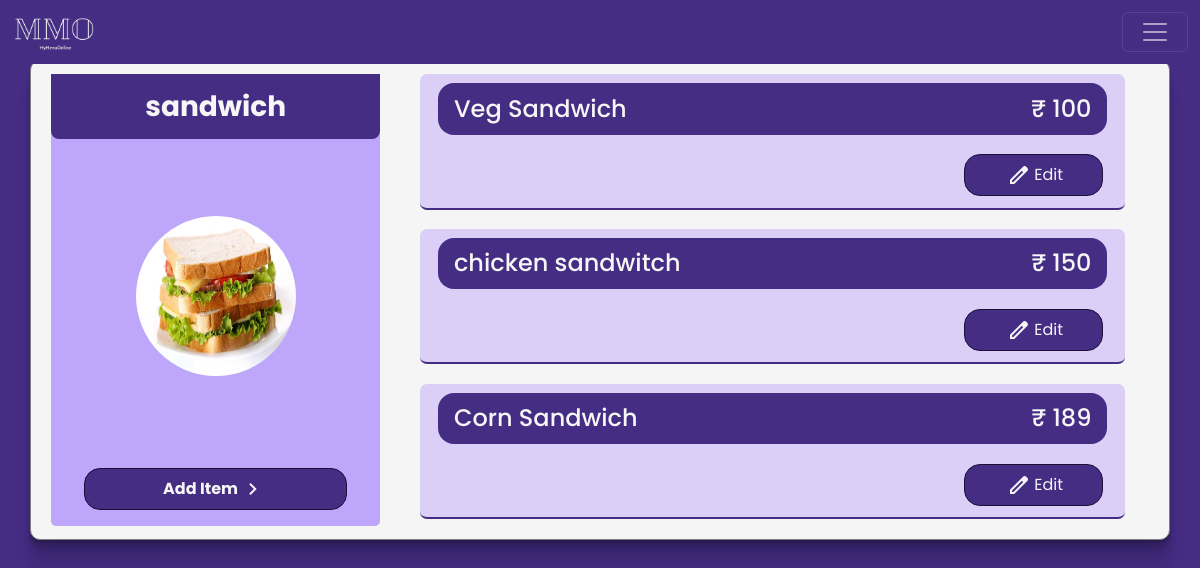
/client/items/category=6/ (signed in), run on an earlier commit of the app's database.
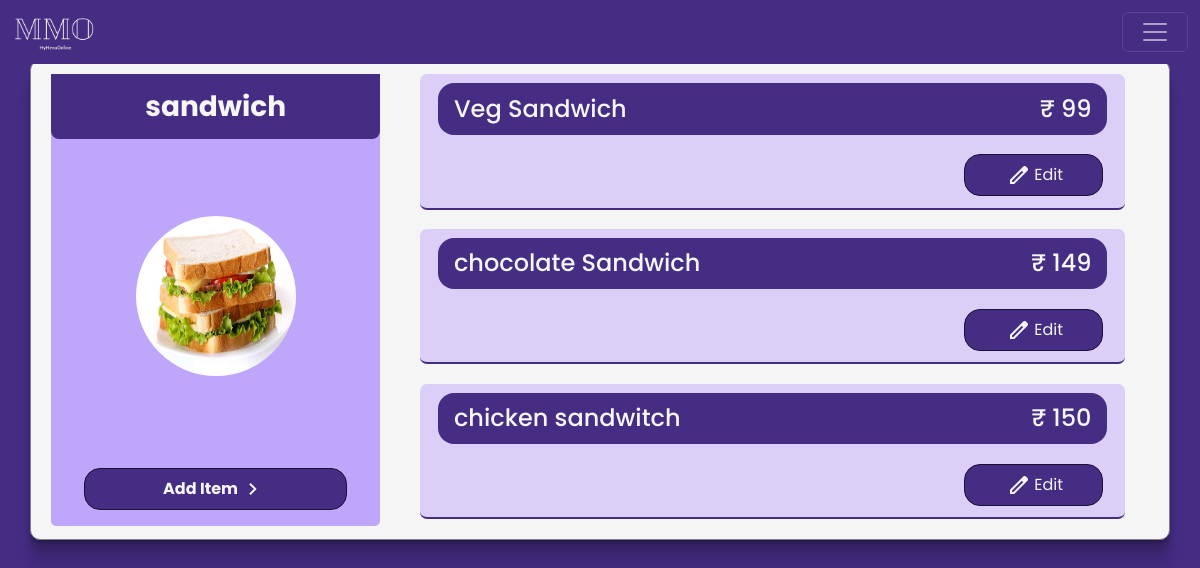
And on a later commit of the database.
### client/models.py (models this page shows, shortened)
class Header(models.Model):
    header_text = models.CharField(max_length=100)
    image = models.ImageField(upload_to='images', height_field=None, width_field=None, max_length=None, blank=True, null=True)
    menu = models.ForeignKey(Menu, on_delete=models.CASCADE, related_name='headers')
    description = models.CharField(max_length=50, blank= True, default="")

class Item(models.Model):
    header = models.ForeignKey(Header, on_delete=models.CASCADE)
    item_name = models.CharField( max_length=50)
    price = models.IntegerField()
    vegnonveg = models.CharField(max_length=15,)
    tags = models.CharField( max_length=50)
    def __str__(self):
        return f'{self.item_name}  {self.price}'

### client/views.py (the view)
# urls.py: path('items/category=<int:id>/', views.itemList, name= 'itemList'),
@login_required
def itemList(request, id):
    try:
        header = Header.objects.get(id = id)
    except:
        return HttpResponse('404 page not found')
    if header.menu.user == request.user:
        items = Item.objects.filter(header= header).order_by('price')
        print(items)
        data = {
            'header' : header,
            'items': items,
        }
        return render(request, 'client/itemList.html',data )
    else:
        return HttpResponse('You are not authorized to view this page')

### templates/client/itemList.html (shortened to what this page needs)
{% load static %}
<!doctype html>
<html lang="en">
  <head>
    <link rel="stylesheet" href="{% static 'css/styleAdmin.css' %}">
    <link href="https://cdn.jsdelivr.net/npm/bootstrap@5.3.1/dist/css/bootstrap.min.css" rel="stylesheet">
  </head>
  <body>
    {% include 'client/navBar.html' %}
      <div class="container  flexCol">
        <div class="cateloginList ">
          <h3>{{header.header_text}}</h3>
          {% if header.image %}
          <img src="{{header.image.url}}" alt="">
          {% else %}
          <img src="{% static 'img/burger.jpg' %}" alt="">
          {% endif %}
          <p class="myActionButton" onclick="parent.location.href='/client/items/category={{header.id}}/add'"> Add Item<span class="material-symbols-outlined">
            </span></p>
        </div>
        <div class="itemListScroll">
          {% for item in items %}
          <div class="myListItem itermListBlock">
         <div class="itermList">
           <h4>{{item.item_name}}</h4>
           <h4>₹ {{item.price}}</h4>
          </div>
          <div class="categoryButton listnewItem">
            <p onclick="parent.location.href='/client/items/category={{header.id}}/edit/item={{item.id}}'" > <span class="material-symbols-outlined">
            </span>Edit</p>
          </div>
     </div>
     {% endfor %}
</div>
</div>
</body>
</html>

### templates/client/navBar.html (shortened to what this page needs)
{% load static %}
<nav  style="  background-color: rgb(69, 45, 132) !important;" class="navbar navbar-dark bg-dark fixed-top">
  <div class="container-fluid">
    <img class="myMMOlogo navbar-brand" src="{% static "img/whiteTextMMO-removebg-preview.png" %}" alt="">
    <button class="navbar-toggler" type="button" data-bs-toggle="offcanvas" data-bs-target="#offcanvasDarkNavbar" aria-controls="offcanvasDarkNavbar" aria-label="Toggle navigation">
      <span class="navbar-toggler-icon"></span>
    </button>
  </div>
</nav>

### static/css/styleAdmin.css (style rules this page uses)
:root { --text: #3f3f3f; --background: #f6f6f6; --primary: #7e4cff; --primaryDark : rgb(69, 45, 132); --navPrimaryDark : #1b1037 ; --secondary: #e1e9fb; --accent: #0082ce; }
* { font-family: 'Poppins', sans-serif; scrollbar-color: var(--background); scroll-behavior: smooth; }
body { color: var(--text); background-color: var(--primaryDark) !important; }
.navbar { background-color: rgba(255, 255, 255, 0) !important; }
.myMMOlogo { height: 3rem; mix-blend-mode: lighten; position: relative; z-index: 1; }
.container { max-width: 1140px; z-index: 11; background-color: whitesmoke; margin: 5% 20%; border: 1px solid gray; padding: 0.8rem; border-radius: 10px; box-shadow: 0 2px 1px rgba(0,0,0,0.09), 0 4px 2px rgba(0,0,0,0.09), 0 8px 4px rgba(0,0,0,0.09), 0 16px 8px rgba(0,0,0,0.09), 0 32px 16px rgba(0,0,0,0.09); }
::placeholder { opacity: 1; color: var(--text); }
.flexCol { display: flex; justify-content: space-around; align-items: center; overflow:hidden; height: 480px; }
.categoryButton { display: flex; justify-content: space-between; align-items: center; text-align: center; }
.categoryButton > p { margin: auto; width: 80%; color: whitesmoke !important; display: flex; justify-content: center; align-items: center; padding: 0.5rem; background-color: var(--primaryDark); margin: 1rem ; cursor: pointer; border-radius: 1rem; opacity: 1; }
.myActionButton { margin: auto; border: 1px solid var(--navPrimaryDark); width: 80%; color: var(--background); display: flex; justify-content: center; align-items: center; padding: 0.5rem; background-color: var(--primaryDark); font-weight: bolder; margin: 1rem ; cursor: pointer; border-radius: 1rem; }
p> span { margin: 0 0.2rem; }
.itermList { display: flex; justify-content: space-between; align-items: center; align-content: center; height: 3.2rem; margin: 0.2rem 0.7rem; background-color: var(--primaryDark); border-radius: 1rem; }
.itermList > h4 { margin: 1rem !important; color: var(--background); }
.cateloginList { border-radius: 5px; height: 100%; width: 30%; display: flex; flex-direction: column; align-items: center; align-content: center; background-color:#7f4cff77 ; margin: 0 0.5rem; }
.itemListScroll { border-radius: 5px; height: 100%; width: 70%; overflow: scroll; }
.cateloginList > img { height: 10rem; width: 10rem; border-radius: 50%; margin: auto; }
.cateloginList > h3 { color: #121212; margin: 1rem auto; font-weight: bolder; }
.itermListBlock { border-radius: 7px; color: var(--text); margin-bottom: 1.2rem; padding: 0.4rem; background-color: #bea6fa7a; height: 30%; margin-left: 2rem; margin-right: 2rem; border-bottom: 2px solid var(--primaryDark); }
.listnewItem { justify-content: space-between; }
.listnewItem > p { width: 20%; border: 1px solid var(--navPrimaryDark); }
@media only screen and (min-width: 700px) { .cateloginList > h3 { width: 100%; text-align: center; padding: 1rem; background-color: var(--primaryDark); color: var(--background) !important; margin: 0; border-radius: 0rem 0rem 0.5rem 0.5rem; } }
.addCategoryButtonBlock > p,span { margin: auto 0.3rem; }

What changed in the data, as far as the page shows it:
no longer on this page (row edited): Item: item_name "Corn Sandwich", price "189"
changed Item "Veg Sandwich": price "100" → "99"
added Item: item_name "chocolate Sandwich", price "149"
